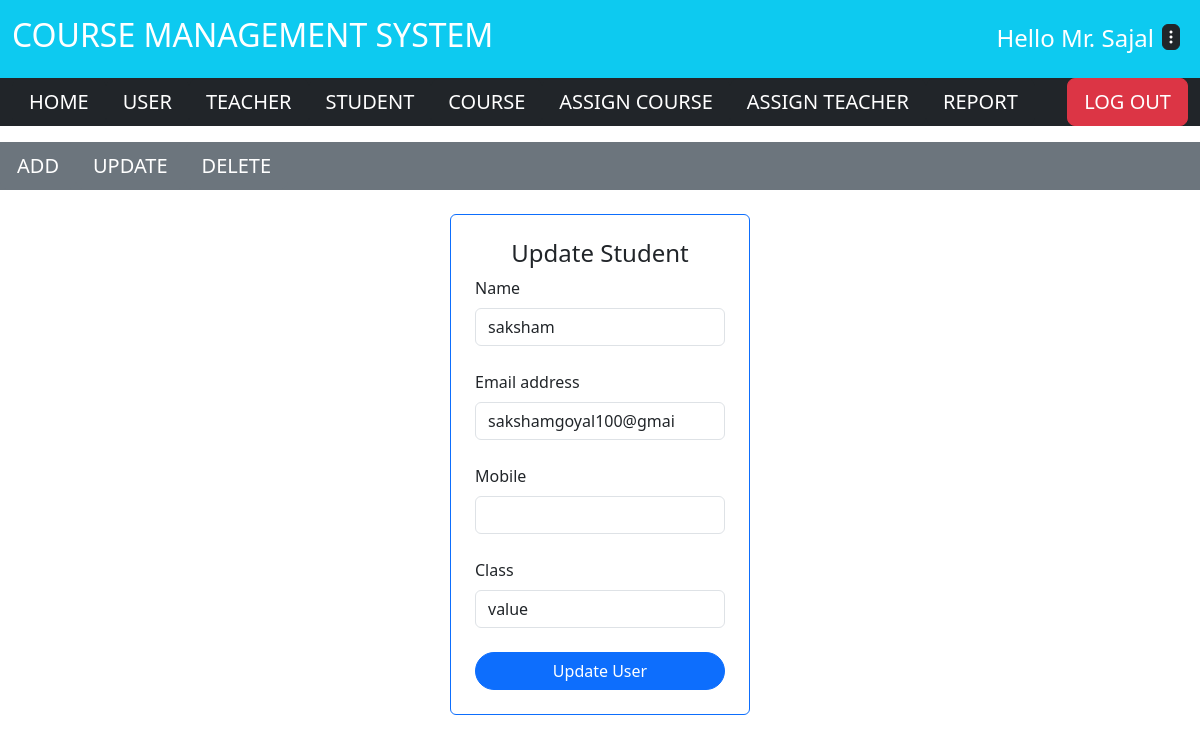
/student/edit_user.php?id=1 (signed in), run on an earlier commit of the app's database.
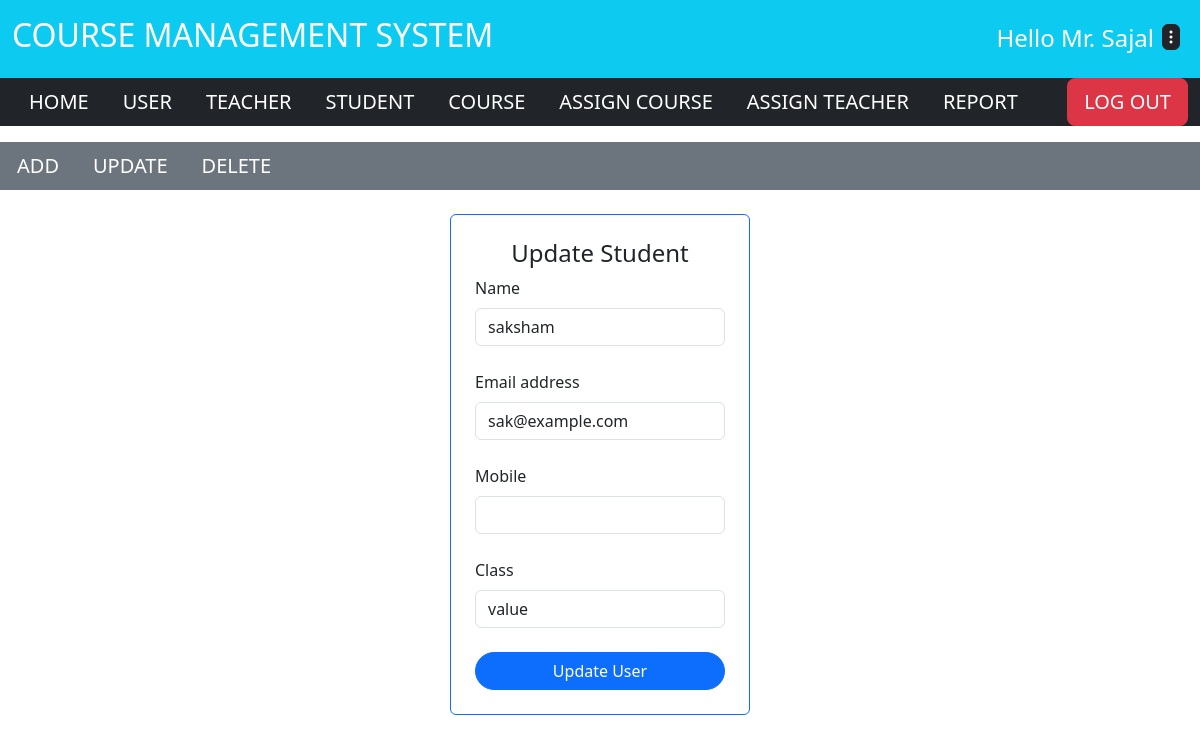
And on a later commit of the database.
### tables this page shows
CREATE TABLE `student` (
  `id` int(5) NOT NULL,
  `name` varchar(20) NOT NULL,
  `password` varchar(20) NOT NULL,
  `email` varchar(20) NOT NULL,
  `mobile` int(10) DEFAULT NULL,
  `class` varchar(20) NOT NULL
);

### student/edit_user.php (the view, shortened to what this page needs)
<?php
    include ('D:\xampp\htdocs\test\common\config.php');
    include ('D:\xampp\htdocs\test\common\header.php');
    include('nav.php');
    if ($_SERVER['REQUEST_METHOD'] === 'POST') {
        $id = $_POST['id'];
        $name = $_POST['name'];
        $email = $_POST['email'];
        $mobile = $_POST['mobile'];
        $class = $_POST['class'];
        $sql = "UPDATE student SET name='$name', email='$email', mobile='$mobile',class ='$class' WHERE id=$id";
        if (mysqli_query($conn, $sql)) {
            $_SESSION['showMsg'] = array('message' => "Data updated successfully.", 'type' => 'update');
            header('Location: index.php');
              }
        else {
            echo "Error: " . $sql . "<br>" . mysqli_error($conn);
               }
      }
        elseif (isset($_GET['id']) || isset($_GET['name']) ) {
            if (isset($_GET['id']) && $_GET['id'] !== "") {
                   $id = $_GET['id'];
                   $sql = "SELECT * FROM student WHERE id='$id'";
                   $result = mysqli_query($conn, $sql);
                   $user = mysqli_fetch_assoc($result);
            } else if (isset($_GET['name'])) {
                   $name = $_GET['name'];
                   $sql = "SELECT * FROM student WHERE name='$name'";
                   $result = mysqli_query($conn, $sql);
                   $user = mysqli_fetch_assoc($result);
                }
?>
    <form class="mx-auto w-25 mt-4 p-4 bg-white rounded border border-primary" action="edit_user.php" method="post">
           <h4 class="text-center">Update Student</h4>
           <div class="form-group">
                 <label class="form-label" for="name">Name</label>
                 <input type="text" name="name" class="form-control" id="name" value="<?php echo $user['name']; ?>" required >
           </div>
           <div class="form-group">
                 <label class="form-label mt-4" for="Email">Email address</label>
                 <input type="email" name="email" class="form-control" id="Email" value="<?php echo $user['email']; ?>" required >
           </div>
           <div class="form-group">
                 <label class="form-label mt-4" for="mobile">Mobile</label>
                 <input type="text" name="mobile" class="form-control" id="mobile" value="<?php echo $user['mobile']; ?>" required >
           </div>
           <div class="form-group">
                 <label class="form-label mt-4" for="class">Class</label>
                 <input type="text" name="class" class="form-control" id="class" value="<?php echo $user['class']; ?>" required >
           </div>
                 <button type="submit" class="btn btn-primary w-100 rounded-pill mt-4">Update User</button>
    </form>
<?php
     }
   include ('D:\xampp\htdocs\test\common\footer.php');
?>

What changed in the data, as far as the page shows it:
changed student "saksham": email "sakshamgoyal100@gmai" → "sak@example.com"
